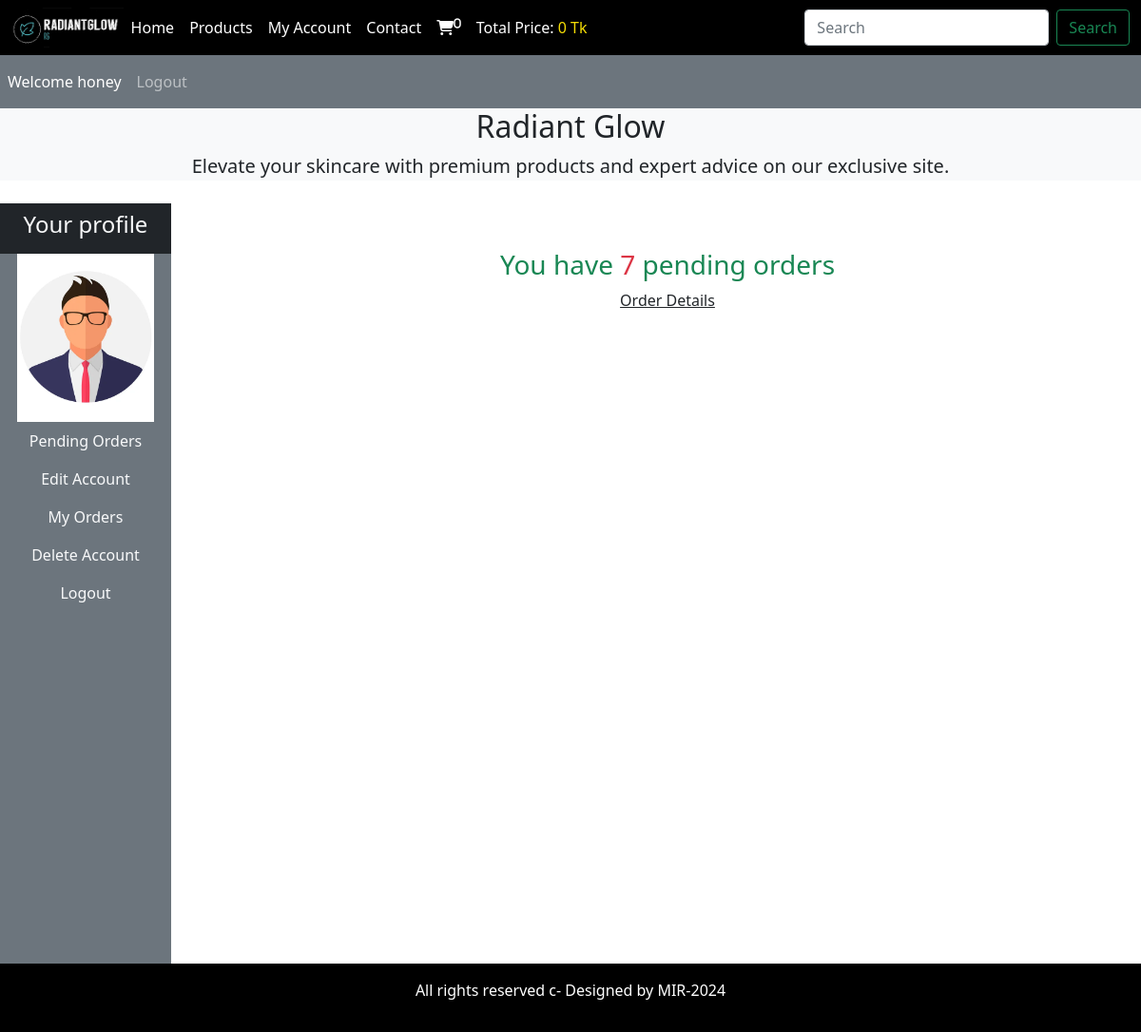
Page /users_area/profile.php (signed in) on the committed database.
### tables this page shows
CREATE TABLE `user_table` (
  `user_id` int(11) NOT NULL,
  `username` varchar(100) NOT NULL,
  `user_email` varchar(100) NOT NULL,
  `user_password` varchar(255) NOT NULL,
  `user_image` varchar(255) NOT NULL,
  `user_ip` varchar(100) NOT NULL,
  `user_address` varchar(255) NOT NULL,
  `user_mobile` int(20) NOT NULL
);

### users_area/profile.php (the view, shortened to what this page needs)
<?php
include("../includes/connect.php");
include("../functions/common_function.php");
?>
<!DOCTYPE html>
<html lang="en">
<head>
    <link rel="stylesheet" href="../style.css">
    <link href="https://cdn.jsdelivr.net/npm/bootstrap@5.0.2/dist/css/bootstrap.min.css" rel="stylesheet">
    <link rel="stylesheet" href="https://cdnjs.cloudflare.com/ajax/libs/font-awesome/6.5.2/css/all.min.css" />
</head>
<body>
    <div class="container-fluid p-0 ">
        <nav class="navbar navbar-expand-lg navbar-light custom_bg-black">
            <div class="container-fluid">
                <img id="logo-image" src="../images/logopic.png" alt="">
                <div class="collapse navbar-collapse" id="navbarSupportedContent">
                    <ul class="navbar-nav me-auto mb-2 mb-lg-0">
                        <li class="nav-item">
                            <a class="nav-link active text-white" aria-current="page" href="../index.php">Home</a>
                        </li>
                        <li class="nav-item">
                            <a class="nav-link text-white" href="../display_all.php">Products</a>
                        </li>
                        <li class="nav-item">
                            <a class="nav-link text-white" href="./profile.php">My Account</a>
                        </li>
                        <li class="nav-item">
                            <a class="nav-link text-white" href="#">Contact</a>
                        </li>
                        <li class="nav-item">
                            <a class="nav-link text-white" href="../cart.php"><i class="fa-solid fa-cart-shopping"><sup><?php cart_item();?></sup></i></a>
                        </li>
                        <li class="nav-item">
                            <a class="nav-link text-white" href="#">Total Price: <span class="golden-value"><?php total_cart_price()?> Tk</span></a>
                        </li>
                    </ul>
                    <form class="d-flex" action="../search_product.php" method="get">
                        <input class="form-control me-2" type="search" placeholder="Search" aria-label="Search" name='search_data'>
                        <input type="submit"  value="Search" class='btn btn-outline-success' name='search_data_product'>
                    </form>
                </div>
            </div>
        </nav>
        <nav class="navbar navbar-expand-lg navbar-dark bg-secondary">
            <ul class="navbar-nav me-auto">
            <?php
                if(!isset($_SESSION['username'])){
                    echo " <li class='nav-item'>
                    <a class='nav-link text-white' href='#'> Welcome Guest </a>
                    </li>";
                }else{
                        echo " <li class='nav-item'>
                        <a class='nav-link text-white' href='#'> Welcome ".$_SESSION['username']. " </a>
                        </li>";
                }
                if(!isset($_SESSION['username'])){
                    echo " <li class='nav-item'>
                    <a class='nav-link' href='./users_area/user_login.php'> Login </a>
                    </li>";
                }else{
                        echo " <li class='nav-item'>
                        <a class='nav-link' href='./logout.php'> Logout </a>
                        </li>";
                }
                ?>
            </ul>
        </nav>
        <div class='bg-light w-100 mx-auto'>
            <h2 class="text-center">Radiant Glow</h2>
            <p class="text-center fs-5">Elevate your skincare with premium products and expert advice on our exclusive site.</p>
        </div>
<div class="row mt-4">
            <div class="col-md-2 ">
                <ul class="navbar-nav bg-secondary text-center" style="height:100vh">
                    <li class="nav-item bg-dark">
                        <a class="nav-link text-light" href="#">
                            <h4>Your profile</h4>
                        </a>
                    </li>
<?php
$username= $_SESSION['username'];
$user_image= "select * from `user_table` where username='$username'";
$result_image=mysqli_query($con, $user_image);
$row_image=mysqli_fetch_array($result_image);
$user_image=$row_image['user_image'];
echo "<li class='nav-item'>
        <img src='./user_images/$user_image' class='profile_img' alt='profile_img'>
     </li>";
?>
                    <li class="nav-item ">
                        <a class="nav-link text-light" href="profile.php">Pending Orders</a>
                    </li>
                    <li class="nav-item ">
                        <a class="nav-link text-light" href="profile.php?edit_account">Edit Account</a>
                    </li>
                    <li class="nav-item ">
                        <a class="nav-link text-light" href="profile.php?my_orders">My Orders</a>
                    </li>
                    <li class="nav-item ">
                        <a class="nav-link text-light" href="profile.php?delete_account">Delete Account</a>
                    </li>
                    <li class="nav-item ">
                        <a class="nav-link text-light" href="logout.php">Logout</a>
                    </li>
                </ul>
            </div>
            <div class="col-md-10 text-center" >
                <?php
                        get_user_order_details();
                ?>
            </div>
        </div>
        <?php
        include("../includes/footer.php");
        ?>
    </div>
</body>
</html>

### functions/common_function.php (shortened to what this page needs)
<?php
function getIPAddress() {
     if(!empty($_SERVER['HTTP_CLIENT_IP'])) {
                $ip = $_SERVER['HTTP_CLIENT_IP'];
        }
    elseif (!empty($_SERVER['HTTP_X_FORWARDED_FOR'])) {
                $ip = $_SERVER['HTTP_X_FORWARDED_FOR'];
     }
    else{
             $ip = $_SERVER['REMOTE_ADDR'];
     }
     return $ip;
}
function cart_item(){
    if(isset($_GET['add_to_cart'])){
        global $con;
        $get_ip_add = getIPAddress();
        $select_query= "Select * from `cart_details` where ip_address='$get_ip_add' ";
        $result_query= mysqli_query($con,$select_query);
        $count_cart_items=mysqli_num_rows($result_query);
    }
       else{
        global $con;
        $get_ip_add = getIPAddress();
        $select_query= "Select * from `cart_details` where ip_address='$get_ip_add' ";
        $result_query= mysqli_query($con,$select_query);
        $count_cart_items=mysqli_num_rows($result_query);
        }
    echo $count_cart_items;
}
function total_cart_price(){
    $total_price=0;
    echo $total_price;
}
function get_user_order_details() {
    global $con;
    $username = $_SESSION['username'];
    $get_details = "SELECT * FROM `user_table` where username= '$username' ";
    $result_query = mysqli_query($con, $get_details);
    while ($row_query = mysqli_fetch_array($result_query)) {
        $user_id = $row_query['user_id'];
        if (!isset($_GET['edit_account']) && (!isset($_GET['my_orders']) && (!isset($_GET['delete_account'])))) {
            $get_orders = "SELECT * FROM `user_orders` WHERE user_id=$user_id AND order_status='pending'";
            $result_orders_query = mysqli_query($con, $get_orders);
            $row_count = mysqli_num_rows($result_orders_query);
            if ($row_count > 0) {
                echo "<h3 class= 'text-success mt-5'>You have <span class='text-danger'>$row_count</span> pending orders</h3>
                <a href='profile.php?my_orders' class='text-dark'> Order Details</a>";
            }
        }
    }
}

### style.css (style rules this page uses)
* { margin: 0; padding: 0; box-sizing: border-box; }
.custom_bg-black { background-color:black ; }
#logo-image { width: 10%; }

### users_area/profile.php (style rules this page uses)
.golden-value { color: #f5dd05; }
body { overflow-x:hidden; }
.profile_img { width:80%; margin: auto; display: block; object-fit: contain; }

### rows in the picture
user_table: user_image (picture), row_count "7"

### other values in the picture
$count_cart_items "0"
$total_price "0"
$_SESSION['username'] "honey"
